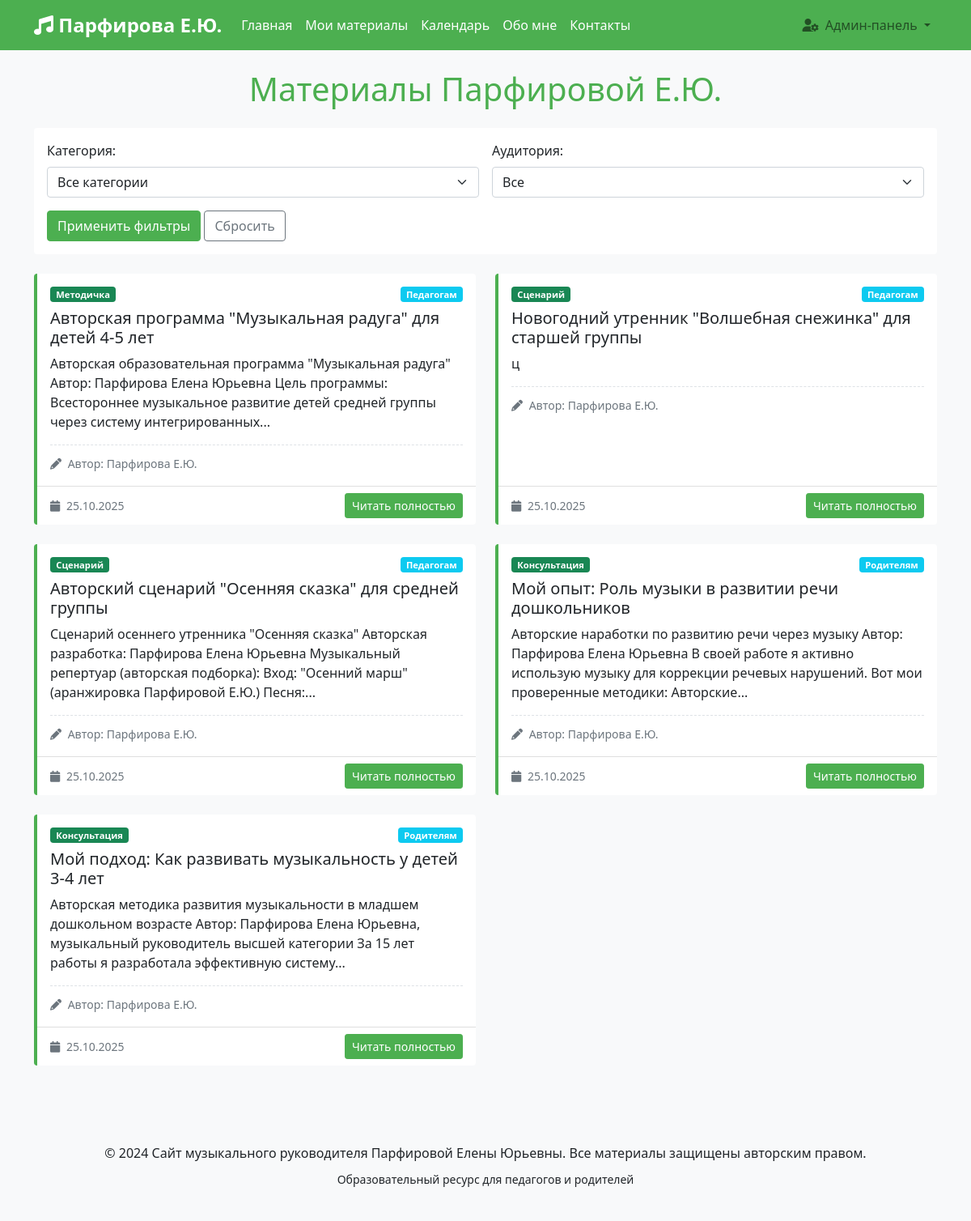
/materials (signed in), run on the app's committed database.
### models.py (models this page shows)
class Material(db.Model):
    id = db.Column(db.Integer, primary_key=True)
    title = db.Column(db.String(200), nullable=False)
    content = db.Column(db.Text, nullable=False)
    category = db.Column(db.String(50), nullable=False)
    target_audience = db.Column(db.String(50), nullable=False)
    created_date = db.Column(db.DateTime, nullable=False, default=lambda: datetime.now(timezone.utc))
    file_path = db.Column(db.String(300))
    is_published = db.Column(db.Boolean, default=True)

### app.py (the view)
@app.route('/materials')
def materials():
    log_visit('materials')
    category = request.args.get('category', 'all')
    audience = request.args.get('audience', 'all')
    query = Material.query.filter_by(is_published=True)
    if category != 'all':
        query = query.filter_by(category=category)
    if audience != 'all':
        query = query.filter_by(target_audience=audience)
    materials_list = query.order_by(Material.created_date.desc()).all()
    return render_template('materials.html',
                         materials=materials_list,
                         current_category=category,
                         current_audience=audience)

### app.py (called while the page is built)
@login_manager.user_loader
def load_user(user_id):
    return db.session.get(User, int(user_id))

def log_visit(page):
    visit = PageVisit(
        page=page,
        ip_address=request.remote_addr
    )
    db.session.add(visit)
    db.session.commit()

### templates/materials.html (shortened to what this page needs)
{% extends "base.html" %}
{% block content %}
<div class="container mt-4">
    <h1 class="text-center mb-4" style="color: #4CAF50;">Материалы Парфировой Е.Ю.</h1>
    <div class="card mb-4">
        <div class="card-body">
            <form method="get" class="row g-3">
                <div class="col-md-6">
                    <label class="form-label">Категория:</label>
                    <select name="category" class="form-select">
                        <option value="all" {% if current_category=='all' %}selected{% endif %}>Все категории</option>
                    </select>
                </div>
                <div class="col-md-6">
                    <label class="form-label">Аудитория:</label>
                    <select name="audience" class="form-select">
                        <option value="all" {% if current_audience=='all' %}selected{% endif %}>Все</option>
                    </select>
                </div>
                <div class="col-12">
                    <button type="submit" class="btn btn-success">Применить фильтры</button>
                    <a href="{{ url_for('materials') }}" class="btn btn-outline-secondary">Сбросить</a>
                </div>
            </form>
        </div>
    </div>
    <div class="row">
        {% for material in materials %}
        <div class="col-lg-6 mb-4">
            <div class="card h-100 material-card">
                <div class="card-body">
                    <div class="d-flex justify-content-between align-items-start mb-2">
                        <span class="badge bg-success">
                            {% if material.category == 'consultation' %}Консультация
                            {% elif material.category == 'scenario' %}Сценарий
                            {% elif material.category == 'methodical' %}Методичка
                            {% else %}Статья{% endif %}
                        </span>
                        <span class="badge bg-info">
                            {% if material.target_audience == 'teachers' %}Педагогам
                            {% elif material.target_audience == 'parents' %}Родителям
                            {% else %}Всем{% endif %}
                        </span>
                    </div>
                    <h5 class="card-title">{{ material.title }}</h5>
                    <p class="card-text">
                        {{ material.content | striptags | truncate(200) }}
                    </p>
                    <div class="author-signature">
                        <small class="text-muted">
                            <i class="fas fa-pencil-alt me-1"></i>
                            Автор: Парфирова Е.Ю.
                        </small>
                    </div>
                </div>
                <div class="card-footer bg-transparent">
                    <div class="d-flex justify-content-between align-items-center">
                        <small class="text-muted">
                            <i class="fas fa-calendar me-1"></i>
                            {{ material.created_date.strftime('%d.%m.%Y') }}
                        </small>
                        <a href="{{ url_for('material_detail', material_id=material.id) }}"
                            class="btn btn-sm btn-success">
                            Читать полностью
                        </a>
                    </div>
                </div>
            </div>
        </div>
        {% endfor %}
    </div>
</div>
{% endblock %}

### static/css/style.css (style rules this page uses)
:root { --primary-color: #4CAF50; --secondary-color: #FFC107; --accent-color: #2196F3; }
body { font-family: 'Segoe UI', Tahoma, Geneva, Verdana, sans-serif; background-color: #f8f9fa; }
.card { transition: transform 0.3s ease, box-shadow 0.3s ease; border: none; }
.badge { font-size: 0.7rem; }
.btn-success { background-color: var(--primary-color); border-color: var(--primary-color); }
.material-card { border-left: 4px solid var(--primary-color); }
.card { animation: fadeIn 0.6s ease-out; }
.author-signature { border-top: 1px dashed #dee2e6; padding-top: 10px; margin-top: 15px; }

### data on the page
Material: category "Методичка", target_audience "Педагогам", title "Авторская программа \"Музыкальная радуга\" для детей 4-5 лет", content "Авторская образовательная программа \"Музыкальная радуга\" Автор: Парфирова Елена Юрьевна Цель программы: Всестороннее музыкальное развитие детей средней группы через систему интегрированных...", created_date "25.10.2025"
Material: category "Сценарий", target_audience "Педагогам", title "Новогодний утренник \"Волшебная снежинка\" для старшей группы", content "ц", created_date "25.10.2025"
Material: category "Сценарий", target_audience "Педагогам", title "Авторский сценарий \"Осенняя сказка\" для средней группы", content "Сценарий осеннего утренника \"Осенняя сказка\" Авторская разработка: Парфирова Елена Юрьевна Музыкальный репертуар (авторская подборка): Вход: \"Осенний марш\" (аранжировка Парфировой Е.Ю.) Песня:...", created_date "25.10.2025"
Material: category "Консультация", target_audience "Родителям", title "Мой опыт: Роль музыки в развитии речи дошкольников", content "Авторские наработки по развитию речи через музыку Автор: Парфирова Елена Юрьевна В своей работе я активно использую музыку для коррекции речевых нарушений. Вот мои проверенные методики: Авторские...", created_date "25.10.2025"
Material: category "Консультация", target_audience "Родителям", title "Мой подход: Как развивать музыкальность у детей 3-4 лет", content "Авторская методика развития музыкальности в младшем дошкольном возрасте Автор: Парфирова Елена Юрьевна, музыкальный руководитель высшей категории За 15 лет работы я разработала эффективную систему...", created_date "25.10.2025"
